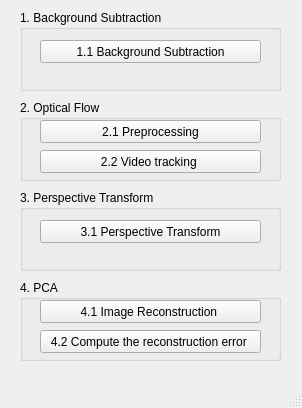
<?xml version="1.0" encoding="UTF-8"?>
<ui version="4.0">
 <class>MainWindow</class>
 <widget class="QMainWindow" name="MainWindow">
  <property name="geometry">
   <rect>
    <x>0</x>
    <y>0</y>
    <width>302</width>
    <height>408</height>
   </rect>
  </property>
  <property name="windowTitle">
   <string>MainWindow</string>
  </property>
  <widget class="QWidget" name="centralwidget">
   <widget class="QGroupBox" name="groupBox">
    <property name="geometry">
     <rect>
      <x>20</x>
      <y>10</y>
      <width>261</width>
      <height>81</height>
     </rect>
    </property>
    <property name="title">
     <string>1. Background Subtraction</string>
    </property>
    <widget class="QPushButton" name="pushButton">
     <property name="geometry">
      <rect>
       <x>20</x>
       <y>30</y>
       <width>221</width>
       <height>23</height>
      </rect>
     </property>
     <property name="text">
      <string>1.1 Background Subtraction</string>
     </property>
    </widget>
   </widget>
   <widget class="QGroupBox" name="groupBox_2">
    <property name="geometry">
     <rect>
      <x>20</x>
      <y>100</y>
      <width>261</width>
      <height>81</height>
     </rect>
    </property>
    <property name="title">
     <string>2. Optical Flow</string>
    </property>
    <widget class="QPushButton" name="pushButton_2">
     <property name="geometry">
      <rect>
       <x>20</x>
       <y>20</y>
       <width>221</width>
       <height>23</height>
      </rect>
     </property>
     <property name="text">
      <string>2.1 Preprocessing</string>
     </property>
    </widget>
    <widget class="QPushButton" name="pushButton_3">
     <property name="geometry">
      <rect>
       <x>20</x>
       <y>50</y>
       <width>221</width>
       <height>23</height>
      </rect>
     </property>
     <property name="text">
      <string>2.2 Video tracking </string>
     </property>
    </widget>
   </widget>
   <widget class="QGroupBox" name="groupBox_3">
    <property name="geometry">
     <rect>
      <x>20</x>
      <y>190</y>
      <width>261</width>
      <height>81</height>
     </rect>
    </property>
    <property name="title">
     <string>3. Perspective Transform</string>
    </property>
    <widget class="QPushButton" name="pushButton_4">
     <property name="geometry">
      <rect>
       <x>20</x>
       <y>30</y>
       <width>221</width>
       <height>23</height>
      </rect>
     </property>
     <property name="text">
      <string>3.1 Perspective Transform</string>
     </property>
    </widget>
   </widget>
   <widget class="QGroupBox" name="groupBox_4">
    <property name="geometry">
     <rect>
      <x>20</x>
      <y>280</y>
      <width>261</width>
      <height>81</height>
     </rect>
    </property>
    <property name="title">
     <string>4. PCA</string>
    </property>
    <widget class="QPushButton" name="pushButton_5">
     <property name="geometry">
      <rect>
       <x>20</x>
       <y>20</y>
       <width>221</width>
       <height>23</height>
      </rect>
     </property>
     <property name="text">
      <string>4.1 Image Reconstruction </string>
     </property>
    </widget>
    <widget class="QPushButton" name="pushButton_6">
     <property name="geometry">
      <rect>
       <x>20</x>
       <y>50</y>
       <width>221</width>
       <height>23</height>
      </rect>
     </property>
     <property name="text">
      <string>4.2 Compute the reconstruction error </string>
     </property>
    </widget>
   </widget>
  </widget>
  <widget class="QMenuBar" name="menubar">
   <property name="geometry">
    <rect>
     <x>0</x>
     <y>0</y>
     <width>302</width>
     <height>21</height>
    </rect>
   </property>
  </widget>
  <widget class="QStatusBar" name="statusbar"/>
 </widget>
 <resources/>
 <connections/>
</ui>
